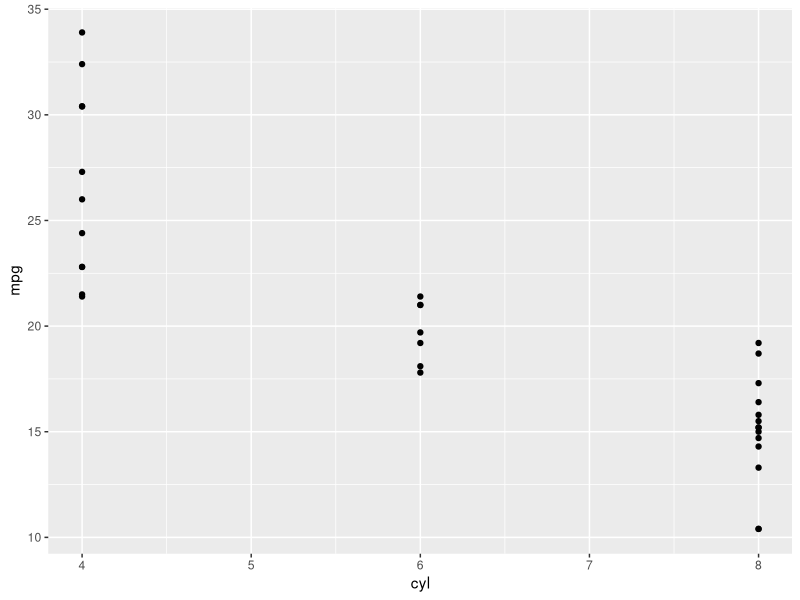
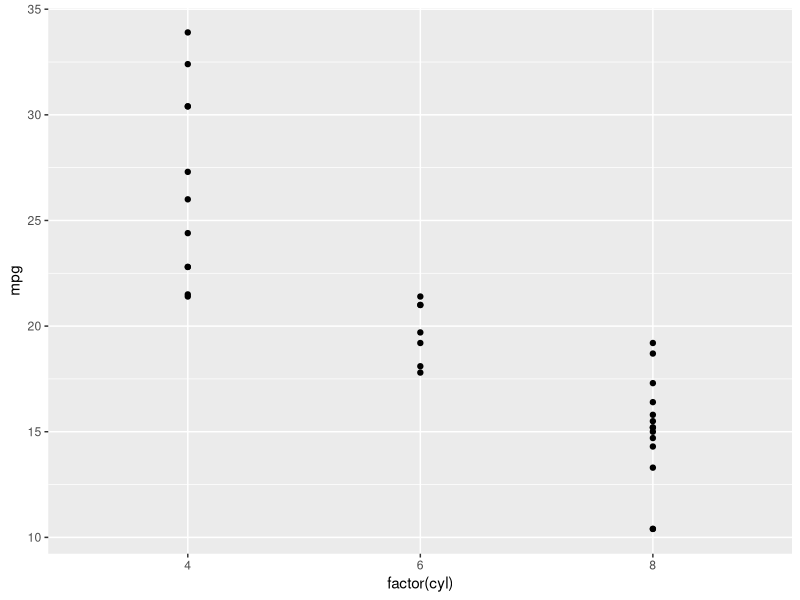
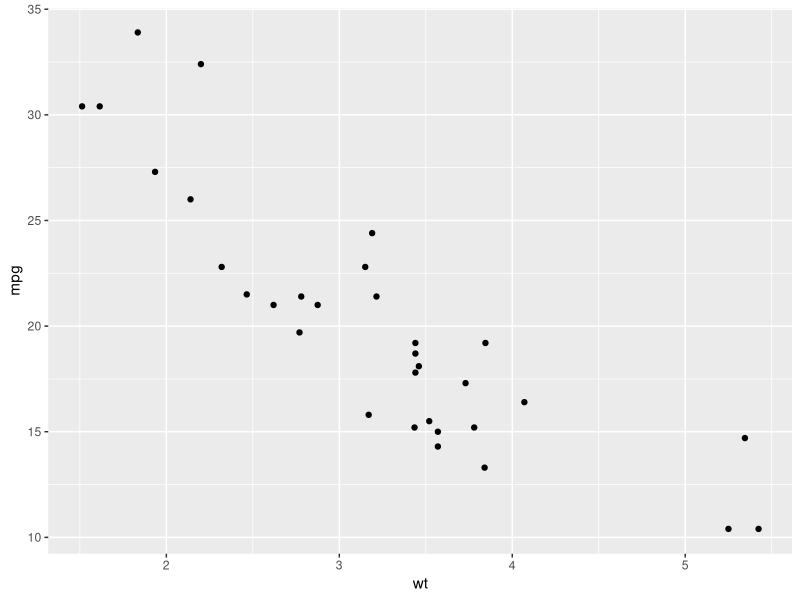
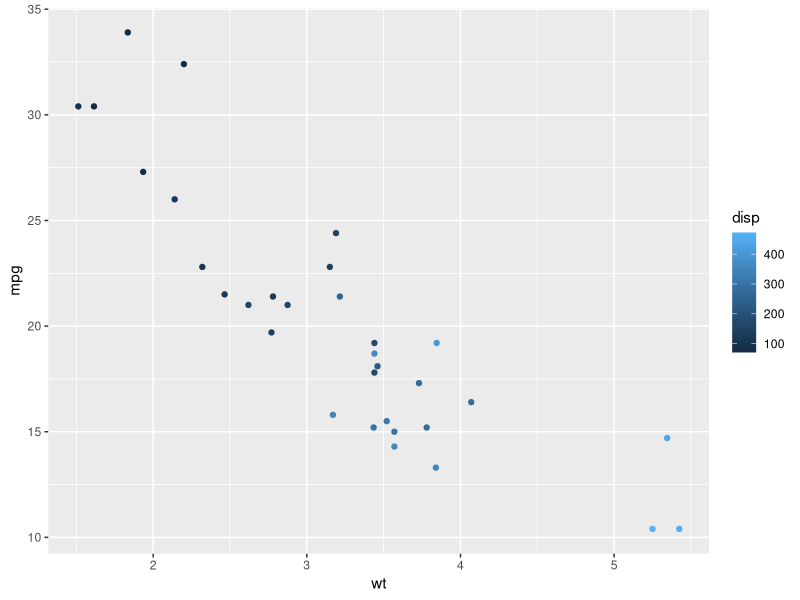
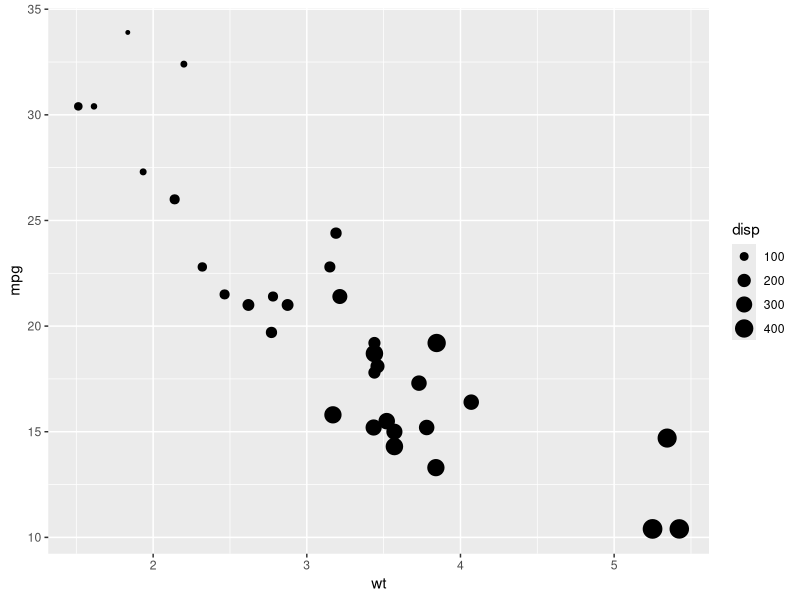
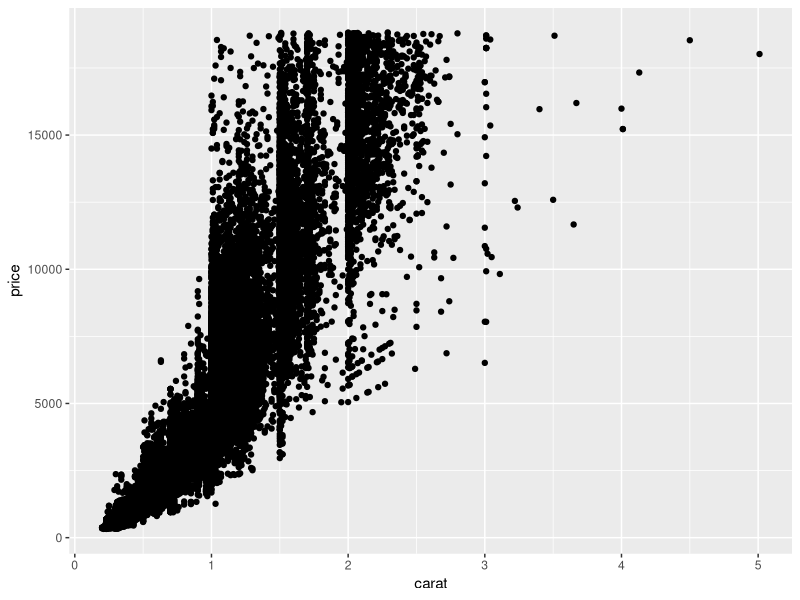
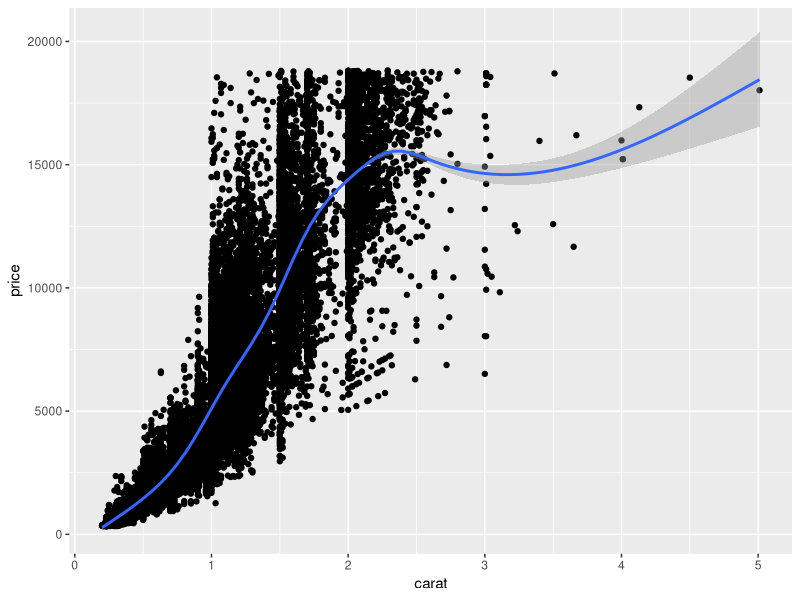
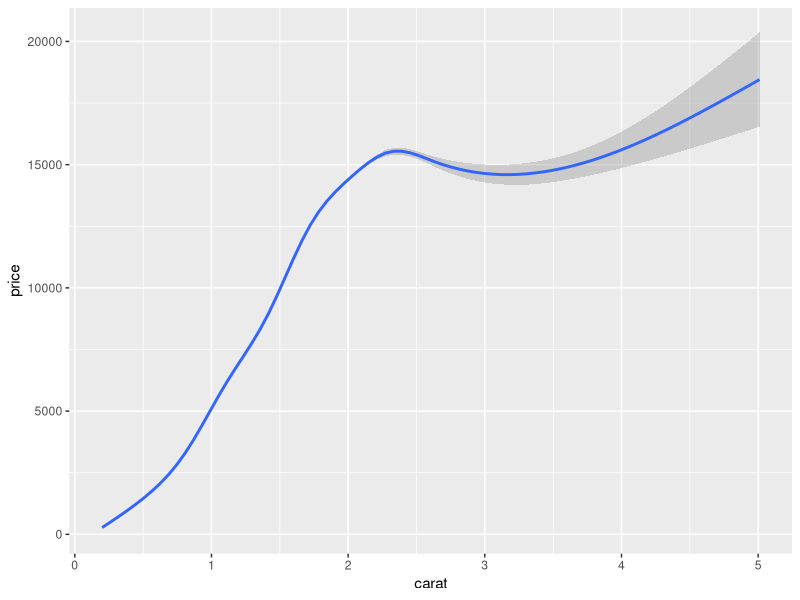

R code for these plots, in order:
## ---- chunk 1
library(ggplot2)
## ---- chunk 2
str(mtcars)
## ---- chunk 3
ggplot(mtcars, aes(x = cyl, y = mpg)) +
  geom_point()
## ---- chunk 4
ggplot(mtcars, aes(x = factor(cyl), y = mpg)) +
  geom_point()
## ---- chunk 5
ggplot(mtcars, aes(x = wt, y = mpg)) +
  geom_point()
## ---- chunk 6
ggplot(mtcars, aes(x = wt, y = mpg, color = disp)) +
  geom_point()
## ---- chunk 7
ggplot(mtcars, aes(x = wt, y = mpg, size = disp)) +
  geom_point()
## ---- chunk 8
str(diamonds)
## ---- chunk 9
ggplot(diamonds, aes(x = carat, y = price)) + 
  geom_point()
## ---- chunk 10
ggplot(diamonds, aes(x = carat, y = price)) + 
  geom_point() + 
  geom_smooth()
## ---- chunk 11
ggplot(diamonds, aes(x = carat, y = price)) +
  geom_smooth()
## ---- chunk 12
ggplot(diamonds, aes(x = carat, y = price, color = clarity)) +
  geom_smooth()
## ---- chunk 13
ggplot(diamonds, aes(x = carat, y = price, color = clarity)) +
  geom_point(alpha = 0.4)
